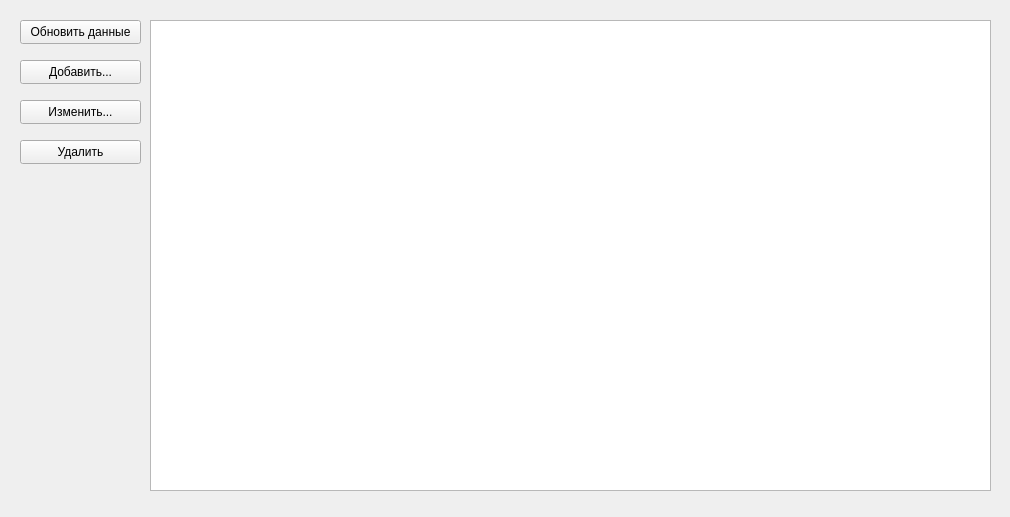
<?xml version="1.0" encoding="UTF-8"?>
<ui version="4.0">
 <class>reports</class>
 <widget class="QWidget" name="reports">
  <property name="geometry">
   <rect>
    <x>0</x>
    <y>0</y>
    <width>1010</width>
    <height>517</height>
   </rect>
  </property>
  <property name="windowTitle">
   <string>Form</string>
  </property>
  <widget class="QPushButton" name="UpdateDialogOpen">
   <property name="geometry">
    <rect>
     <x>20</x>
     <y>100</y>
     <width>121</width>
     <height>24</height>
    </rect>
   </property>
   <property name="text">
    <string>Изменить...</string>
   </property>
  </widget>
  <widget class="QPushButton" name="InsertDialogOpen">
   <property name="geometry">
    <rect>
     <x>20</x>
     <y>60</y>
     <width>121</width>
     <height>24</height>
    </rect>
   </property>
   <property name="text">
    <string>Добавить...</string>
   </property>
  </widget>
  <widget class="QTableView" name="tableView">
   <property name="geometry">
    <rect>
     <x>150</x>
     <y>20</y>
     <width>841</width>
     <height>471</height>
    </rect>
   </property>
   <property name="sizePolicy">
    <sizepolicy hsizetype="Expanding" vsizetype="Expanding">
     <horstretch>0</horstretch>
     <verstretch>0</verstretch>
    </sizepolicy>
   </property>
   <property name="contextMenuPolicy">
    <enum>Qt::CustomContextMenu</enum>
   </property>
   <property name="sizeAdjustPolicy">
    <enum>QAbstractScrollArea::AdjustIgnored</enum>
   </property>
   <property name="editTriggers">
    <set>QAbstractItemView::NoEditTriggers</set>
   </property>
   <property name="showDropIndicator" stdset="0">
    <bool>false</bool>
   </property>
   <property name="dragDropOverwriteMode">
    <bool>false</bool>
   </property>
   <property name="selectionMode">
    <enum>QAbstractItemView::SingleSelection</enum>
   </property>
   <property name="selectionBehavior">
    <enum>QAbstractItemView::SelectRows</enum>
   </property>
   <property name="cornerButtonEnabled">
    <bool>false</bool>
   </property>
   <attribute name="verticalHeaderDefaultSectionSize">
    <number>70</number>
   </attribute>
  </widget>
  <widget class="QPushButton" name="DeleteRow">
   <property name="geometry">
    <rect>
     <x>20</x>
     <y>140</y>
     <width>121</width>
     <height>24</height>
    </rect>
   </property>
   <property name="text">
    <string>Удалить</string>
   </property>
  </widget>
  <widget class="QPushButton" name="tableRefreshButton">
   <property name="geometry">
    <rect>
     <x>20</x>
     <y>20</y>
     <width>121</width>
     <height>24</height>
    </rect>
   </property>
   <property name="text">
    <string>Обновить данные</string>
   </property>
  </widget>
 </widget>
 <resources/>
 <connections/>
</ui>
